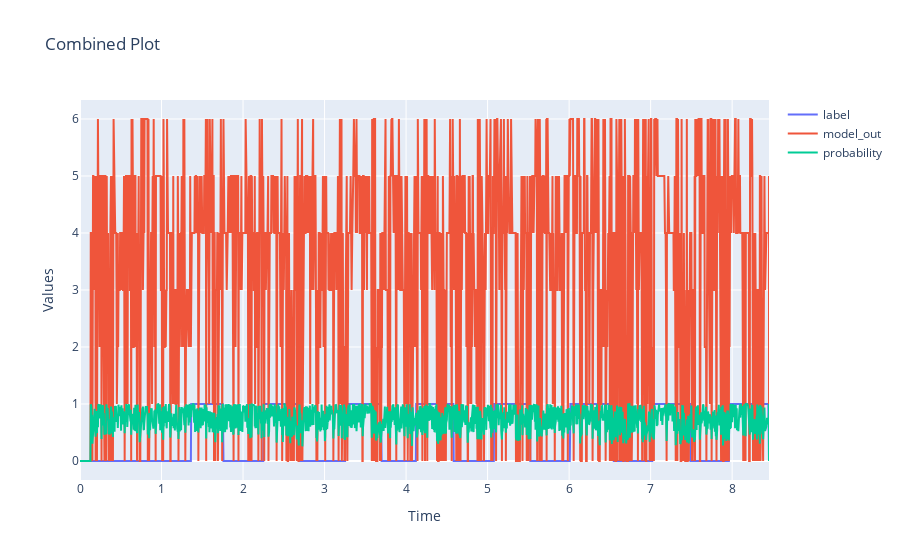
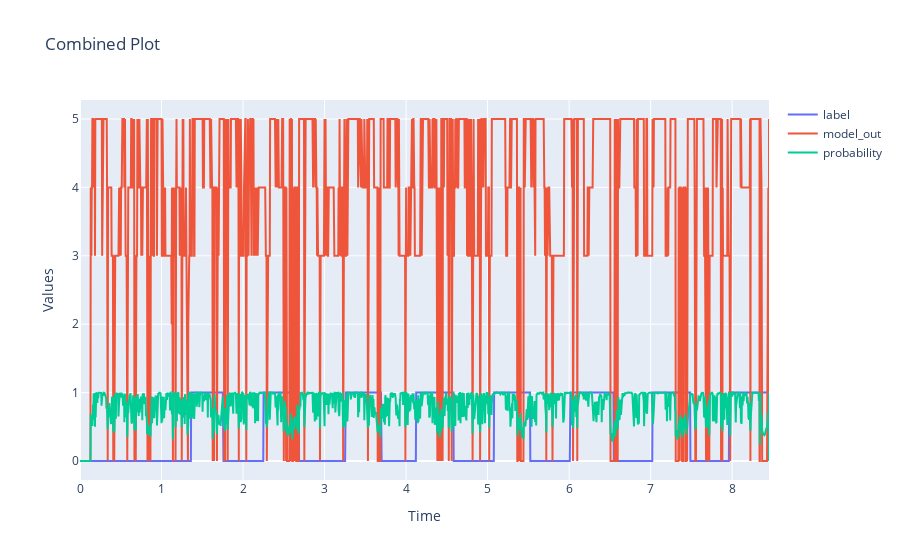

Here is the notebook cell these charts were saved with, in order:
### Markdown cell above
## ur5

### Code cell
save_data_file = main_path + 'urRobot/DATA/dataset/right_label_indexing/22/'
def get_features_dof(features, joint_number):
    j = joint_number
    feature_j = []
    for i in range(len(features)) :
        feature_j.append(f'{features[i]}{j}' )
    return feature_j


features = ['target_moment_', 'e_i', 'e', 'de']
features = ['e']
dof = 6
#features_num = len(features)*dof
num_features_lstm = len(features)

window_length = 28

k_tau = np.array([0.1082, 0.1100, 0.1097, 0.0787, 0.0294, 0.0261])*10 #ur robot support file
#k_tau = [1.35,  1.361, 1.355, 0.957, 0.865, 0.893] #my finding
#k_tau = np.array([0.1155, 0.1149 , 0.0988, 0.1032, 0.1033, 0.1030])*10 #ur10e
e_i = [f'e_i{i}' for i in range(dof)]

testing_data = pd.read_csv(save_data_file+'labeled_data.csv')
for i in range(len(e_i)):
    testing_data[e_i[i]]=testing_data[e_i[i]]*k_tau[i]

testing_data['model_out'] = testing_data.label
testing_data['probability'] = testing_data.label
#testing_data = testing_data[testing_data.index > 4000]; testing_data.reset_index(inplace=True)
# trained with training set
'''contact_detection_path= main_path + 'sequencetest_ur5.pth'

model_contact = copy.deepcopy(models[2])
checkpoint = torch.load(contact_detection_path)
model_contact.load_state_dict(checkpoint["model_state_dict"])
model_contact.to(device)
'''

for model_contact in adopted_models:
    model_contact.eval()

    for t_i in range(window_length, testing_data.shape[0]):
        #building data window
        window = []
        for joint_number in range(dof):
            feature_j = get_features_dof(features=features, joint_number=joint_number)
            joint_row = np.hstack(testing_data[feature_j][t_i-window_length:t_i].values)
            window.append(joint_row)
            
        #window = np.array(window)
        window = np.array([window])
        window_transformed = torch.tensor(window).to(device)
        with torch.no_grad():
            model_out = model_contact(window_transformed)
            #model_out = (model_out > 0.8).int() 
            probabilities = F.softmax(model_out) 
            testing_data.loc[t_i-1, 'probability'] = probabilities[probabilities.argmax().item()].item()
            
            if testing_data.loc[t_i-1, 'probability'] > 0.5:
                testing_data.loc[t_i-1, 'model_out'] = probabilities.argmax().item()+1 #probabilities[probabilities.argmax().item()].item()*probabilities.argmax().item()
            else:
                testing_data.loc[t_i-1, 'model_out'] = 0


    # Create traces for the first dataset
    traces = []
    traces.append(go.Scatter(x=testing_data['time'], y=testing_data['label'], mode='lines', name='label'))
    traces.append(go.Scatter(x=testing_data['time'], y=testing_data['model_out'], mode='lines', name='model_out'))
    traces.append(go.Scatter(x=testing_data['time'], y=testing_data['probability'], mode='lines', name='probability'))


    # Create the layout
    layout = go.Layout(
        title='Combined Plot',
        xaxis=dict(title='Time'),
        yaxis=dict(title='Values'),
        showlegend=True
    )

    # Create the figure and plot it
    fig = go.Figure(data=traces, layout=layout)
    fig.show()
    # calculate latency per contact event
    n = 80
    detection_delays = []
    true_label_index = testing_data.label[testing_data.label.diff()>0.9].index
    no_contact_start_index = testing_data.label[testing_data.label.diff()<-0.8].index
    no_contact_start_index = no_contact_start_index[no_contact_start_index>true_label_index[0]]

    predicted_label_index = testing_data.model_out[testing_data.model_out.diff()>0.9].index
    true_positive= np.zeros_like(true_label_index)
    counter = 0
    for i, end_i in zip(true_label_index, no_contact_start_index):
        state = False
        for j in range(end_i-i): 
            #if testing_data.model_out[i+j]:
            if (i+j) in predicted_label_index:
                detection_delays.append(testing_data.time[i+j]-testing_data.time[i])
                true_positive[counter]=1
                counter = counter +1
                state=True
                break
        if not state:
            true_positive[counter]=0
            counter = counter +1


    print('Single contact analysis')
    print(f'Correctly detected contacts(TP): {np.sum(true_positive)},   contact labels: {len(true_label_index)}, percision: {np.sum(true_positive)/len(true_label_index)} ')
    print(f'Effective Detection delay: {np.sum(detection_delays)/len(detection_delays):.3f} seconds')
    %matplotlib inline
    #plt.hist(detection_delays, bins=20)
    #plt.show()
    #plt.boxplot(detection_delays)

### Figure 1 — Plotly figure (JSON) as saved in the notebook; plotly's stock layout.template omitted (floating-point values rounded to 4 significant figures; data arrays with more than 128 entries replaced by an {"elided": "..."} marker saying what was removed)
{"data": [{"mode": "lines", "name": "label", "type": "scatter", "x": {"elided": "2001 float values"}, "y": {"elided": "2001 int values"}}, {"mode": "lines", "name": "model_out", "type": "scatter", "x": {"elided": "2001 float values"}, "y": {"elided": "2001 int values"}}, {"mode": "lines", "name": "probability", "type": "scatter", "x": {"elided": "2001 float values"}, "y": {"elided": "2001 float values"}}], "layout": {"showlegend": true, "title": {"text": "Combined Plot"}, "xaxis": {"title": {"text": "Time"}}, "yaxis": {"title": {"text": "Values"}}}}

### Figure 2 — Plotly figure (JSON) as saved in the notebook; plotly's stock layout.template omitted (floating-point values rounded to 4 significant figures; data arrays with more than 128 entries replaced by an {"elided": "..."} marker saying what was removed)
{"data": [{"mode": "lines", "name": "label", "type": "scatter", "x": {"elided": "2001 float values"}, "y": {"elided": "2001 int values"}}, {"mode": "lines", "name": "model_out", "type": "scatter", "x": {"elided": "2001 float values"}, "y": {"elided": "2001 int values"}}, {"mode": "lines", "name": "probability", "type": "scatter", "x": {"elided": "2001 float values"}, "y": {"elided": "2001 float values"}}], "layout": {"showlegend": true, "title": {"text": "Combined Plot"}, "xaxis": {"title": {"text": "Time"}}, "yaxis": {"title": {"text": "Values"}}}}
